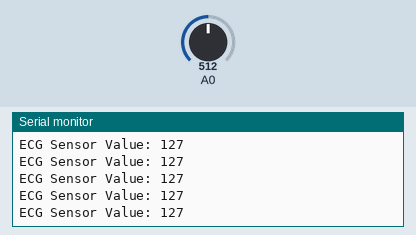
A sketch run on a simulated Arduino Nano 33 IoT. Shown: the last lines printed to the serial monitor. The inputs (shaded band) are chosen by the test bench; at power-on: A0 = 512 (analog values on the 0–1023 scale). Nothing arrives over Bluetooth unless stated; a phone connects over Bluetooth LE 3 s after start; not simulated (calls return 0 or success): secrets.h.

Above: at 3.8 s.
3.9 s: A0 set to 716
At 4.4 s:
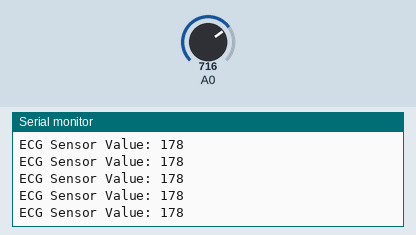
5.4 s: A0 set to 900
At 6.0 s:
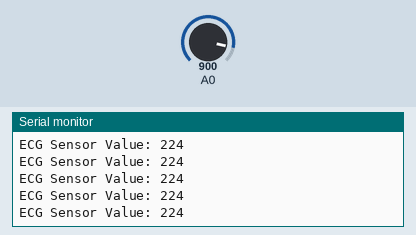
Timing chart, 0 to 8.4 s (numbered marks = the images above; inputs shaded):
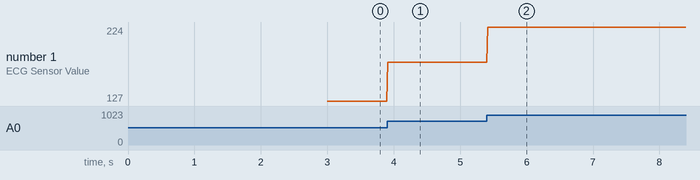

The sketch:

ECG.ino
```cpp
#include <ArduinoBLE.h>
#include "secrets.h" // secrets.h 파일 포함

const int ecgSensorPin = 0; // AD8232 센서가 연결된 핀
BLEService ecgSensorService("4fafc201-1fb5-459e-8fcc-c5c9c331914b"); // 서비스 UUID
BLEByteCharacteristic ecgSensorCharacteristic("beb5483e-36e1-4688-b7f5-ea07361b26a8", BLERead | BLENotify); // 특성 UUID
int i = 0;
int k = 0;
void setup() {
  Serial.begin(115200); // 시리얼 통신 속도 설정
  analogReadResolution(10); //10비트로
  pinMode(ecgSensorPin, INPUT); // AD8232 센서 핀을 입력으로 설정

  // Initialize BLE
  if (!BLE.begin()) {
    Serial.println("starting BLE failed!");
    while (1);
  }

  BLE.setDeviceName("ECG_BT");
  BLE.setLocalName("ECG_BT");
  BLE.setAdvertisedService(ecgSensorService);

  ecgSensorService.addCharacteristic(ecgSensorCharacteristic);
  BLE.addService(ecgSensorService);

  ecgSensorCharacteristic.writeValue(0);

  BLE.advertise();
  Serial.println("Bluetooth device active, waiting for connections...");
}

void loop() {
  // listen for BLE peripherals to connect
  BLEDevice central = BLE.central();

  // if a central is connected to peripheral:
  if (central) {
    Serial.print("Connected to central: ");
    Serial.println(central.address());

    // while the central is still connected to peripheral:
    while (central.connected()) {
      int ecgValue = analogRead(ecgSensorPin); // 원시 신호 값을 읽음

      uint8_t scaledValue = map(ecgValue, 0, 1024, 0, 255); // 값을 0-255 범위로 스케일링

      // Update the characteristic value with scaled signal
      ecgSensorCharacteristic.writeValue(scaledValue);

      Serial.print("ECG Sensor Value: ");
      Serial.println(scaledValue);


      delay(16); // 60Hz 속도로 읽기 (1초에 60번 읽기 위해 1000ms / 120 ≈ 16ms)
    }

    // when the central disconnects, print it out:
    Serial.print("Disconnected from central: ");
    Serial.println(central.address());

  }
}
```

Measured:
- after the input at 3.9 s, the serial monitor: prints a new line at once (image 1)
- after the input at 5.4 s, the serial monitor: prints a new line at once (image 2)
- plotted number 1: 127 → 178 after the input at 3.9 s, 178 → 224 after the input at 5.4 s
